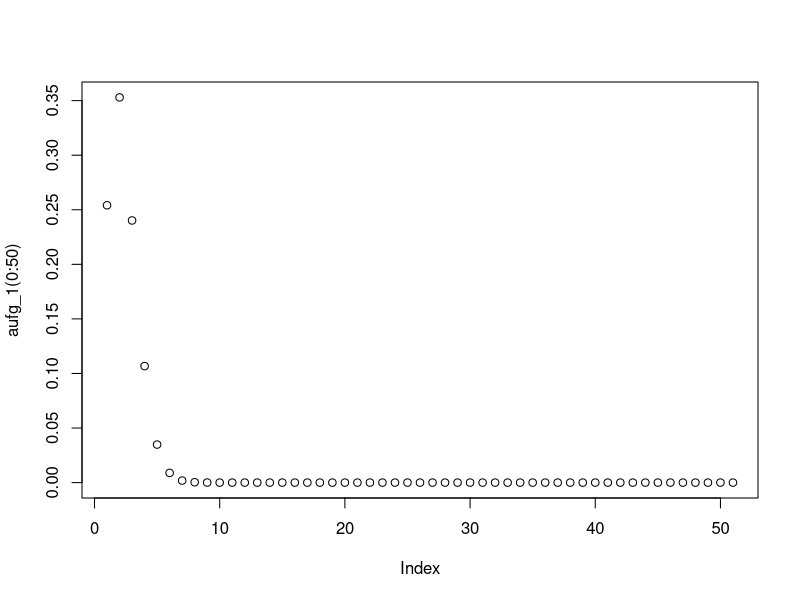
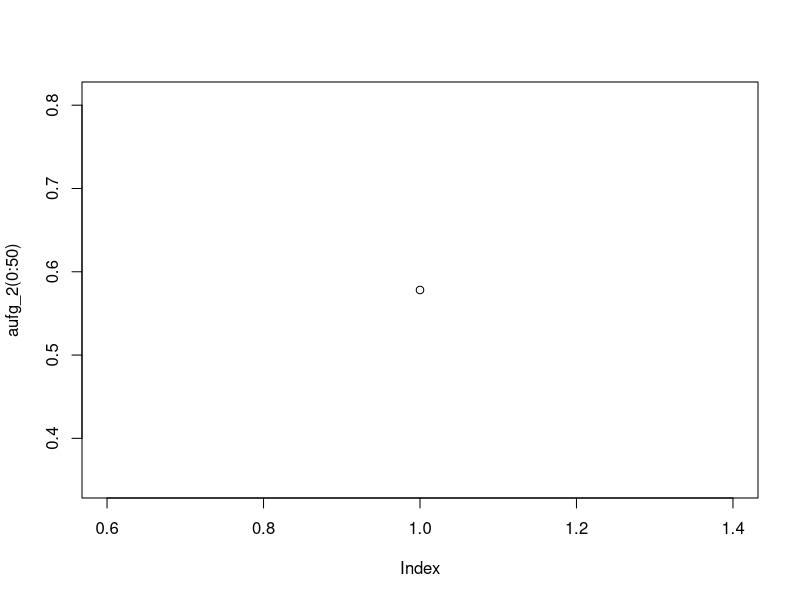
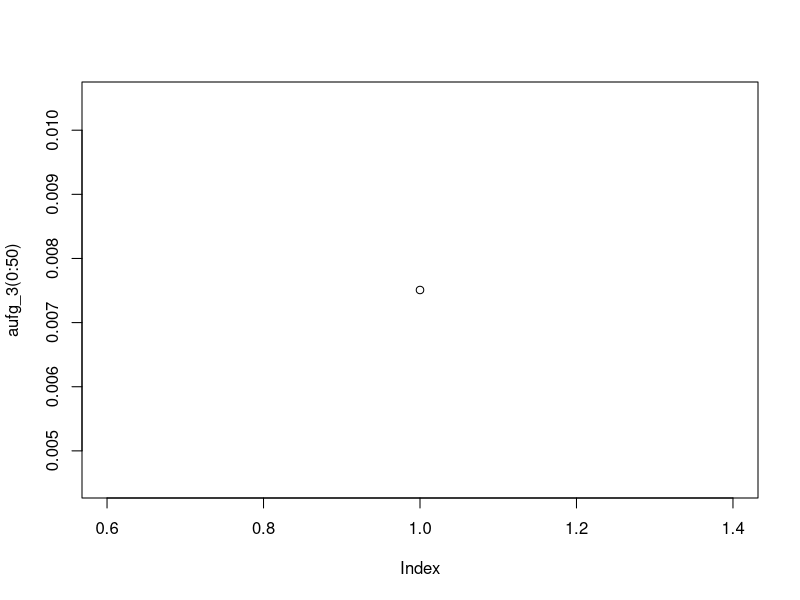
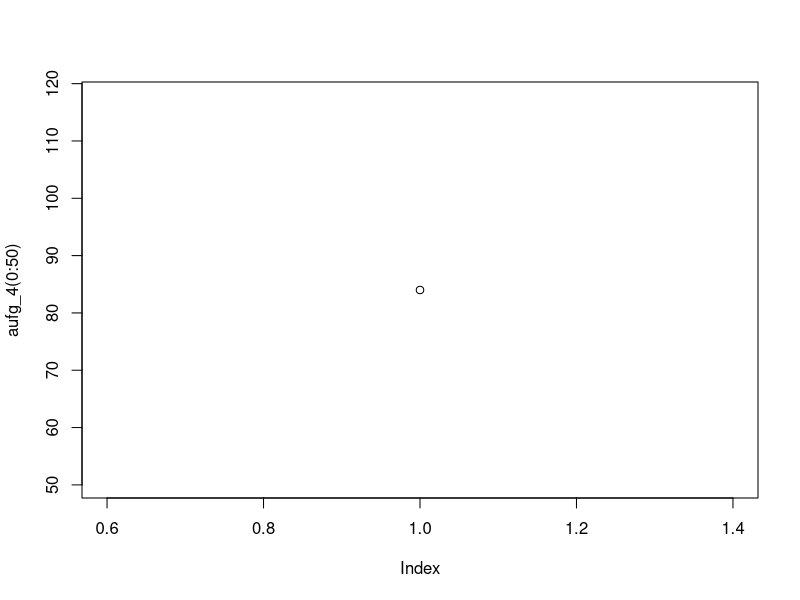

These charts were generated, in order, by the following R code:
#   LICENSE: zlib/libpng
#
#   Copyright (c) 2024 Dela Kleemeyer & Alexander Andrushchenko
#
#   This software is provided "as-is", without any express or implied warranty. In no event
#   will the authors be held liable for any damages arising from the use of this software.
#
#   Permission is granted to anyone to use this software for any purpose, including commercial
#   applications, and to alter it and redistribute it freely, subject to the following restrictions:
#
#     1. The origin of this software must not be misrepresented; you must not claim that you
#     wrote the original software. If you use this software in a product, an acknowledgment
#     in the product documentation would be appreciated but is not required.
#
#     2. Altered source versions must be plainly marked as such, and must not be misrepresented
#     as being the original software.
#
#     3. This notice may not be removed or altered from any source distribution.

#1 Bitte bearbeiten bis zum 14.5.2024
#Wir gehen ins Casino, und nehmen ein Beispiel aus der Sitzung: Roulette mit Farben
#und Ziffern.
#Nehmen Sie die folgenden Ereignisse und ordnen Sie sie Verteilungen zu. Dann
#schreiben Sie die Funktion, mit der Sie deren Wahrscheinlichkeit berechnen k¨onnen.
#1. Die Wahrscheinlichkeit, dass Sie bei 50 Spielen k mal gewinnen (von Roulette auf
#                                                                   Zahl, mit den Wahrscheinlichkeiten wie in der letzten Aufgabe).
aufg_1 <- function(k) {
  #Binomialverteilung
  return(dbinom(k, 50, 1/37))
}
plot(aufg_1(0:50))

#2. Die Wahrscheinlichkeit, dass Sie bei 20 Spielen kein einziges Mal gewinnen (von
#                                                                               Roulette auf Zahl, mit den Wahrscheinlichkeiten wie in der letzten Aufgabe).
aufg_2 <- function(obligatorische_variable) {
  #Binomialverteilung
  return(dbinom(0, 20, 1/37))
}
plot(aufg_2(0:50))

#3. Sie spielen Poker. Wie ist die Wahrscheinlichkeit, dass Sie im franz¨osischen Blatt
#(32 Karten) genau 3 Damen bekommen (f¨ur Ihre 5 Karten total)?
aufg_3 <- function(obligatorische_variable) {
  #Hypergeometric Distribution
  return(dhyper(3, 4, 32-4, 5))
}
plot(aufg_3(0:50))

#  4. Wie oft m¨ussten Sie Roulette auf Zahl spielen, bis Sie zu 90% sicher sind, einmal
#zu gewinnen?
#  Bitte schreiben Sie die passende Funktion in R (mit jeweils nur einer Variable, und
#                                                  geben Sie dazu Code welche die Funktion plottet (auf einer vern¨unftigen Skala).
aufg_4 <- function(obligatorische_variable) {
  #Geometric Distribution
  return(qgeom(0.9, 1/37))
}
plot(aufg_4(0:50))
